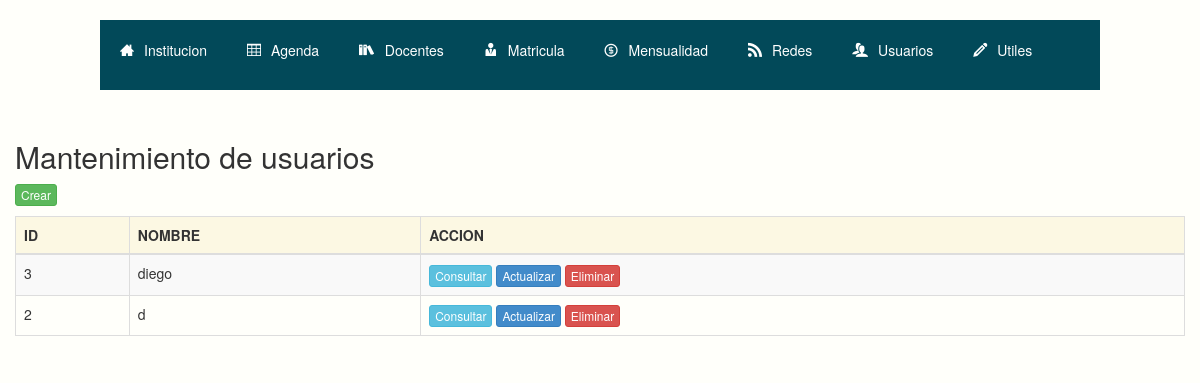
Screenshot of /Usuarios/index.php (signed in) with the database file from the repository.
### tables this page shows
CREATE TABLE IF NOT EXISTS `usuarios` (
`id_usuario` int(11) NOT NULL,
  `nombre` varchar(50) NOT NULL,
  `correo` varchar(50) NOT NULL,
  `usuario` varchar(20) NOT NULL,
  `clave` varchar(25) NOT NULL,
  `id_tipo` int(11) NOT NULL
);

### Usuarios/index.php (the view, shortened to what this page needs)
<!DOCTYPE html>
<html lang='es'>
<head>
    <link href='css/bootstrap.min.css' rel='stylesheet'>
    <link type="text/css" href='css/estilo.css' rel='stylesheet'>
    <link rel="stylesheet" href="estilo.css">
    <link rel="stylesheet" href="fonts.css">
</head>
<body> <header>
        <nav class="navbar-fixed-top">
            <ul>
                <li><a href="../institucion/index.php"><span class="icon-home3"></span>Institucion</a></li>
                <li><a href="../agenda/index.php"><span class="icon-table2"></span>Agenda</a></li>
                <li><a href="../docentes/index.php"><span class="icon-books"></span>Docentes</a></li>
                <li><a href="../matricula/index.php"><span class="icon-user-tie"></span>Matricula</a></li>
                <li><a href="../mensualidad/index.php"><span class="icon-coin-dollar"></span>Mensualidad</a></li>
                <li><a href="../redes/index.php"><span class="icon-feed2"></span>Redes</a></li>
                <li><a href="../Usuarios/index.php"><span class="icon-users"></span>Usuarios</a></li>
                <li><a href="../utiles/index.php"><span class="icon-pencil"></span>Utiles</a></li>
            </ul>
        </nav>
    </header>
<br><br><br><br><br><br>
<div class='container'>
    <div class='row'>
        <h2>Mantenimiento de usuarios</h2>
    </div>
    <div class='row'>
        <p><a class='btn btn-xs btn-success' href='create.php'>Crear</a></p>
        <table class='table table-striped table-bordered table-hover'>
            <tr class='warning'>
                <th>ID</th>
                <th>NOMBRE</th>
                <th>ACCION</th>
            </tr>
            <tbody>
            <?php
                require("db.php");
                $sql = "SELECT id_usuario, nombre FROM usuarios ORDER BY id_usuario DESC";
                $data = "";
                foreach($PDO->query($sql) as $row) {
                    $data .= "<tr>";
                    $data .= "<td>$row[id_usuario]</td>";
                    $data .= "<td>$row[nombre] </td>";
                    $data .= "<td>";
                    $data .= "<a class='btn btn-xs btn-info' href='read.php?id=$row[id_usuario]'>Consultar</a>&nbsp;";
                    $data .= "<a class='btn btn-xs btn-primary' href='update.php?id=$row[id_usuario]'>Actualizar</a>&nbsp;";
                    $data .= "<a class='btn btn-xs btn-danger' href='delete.php?id=$row[id_usuario]'>Eliminar</a>";
                    $data .= "</td>";
                    $data .= "</tr>";
                }
                print($data);
            ?>
            </tbody>
        </table>
    </div>
</div>
</body>
</html>

### Usuarios/css/estilo.css (style rules this page uses)
body { background-image: url('fondo4.jpg'); }

### Usuarios/estilo.css (style rules this page uses)
* { margin: 0; padding: 0; }
body { background: #FFFFFA; }
header { width: 100%; position: fixed; z-index: 100; }
header nav { width: 90%; max-width: 1000px; margin: 20px auto; background: #024959; }
header nav ul { overflow: hidden; list-style: none; }
header nav ul li { float: left; }
header nav ul li a { color: #fff; padding: 20px; display: block; text-decoration: none; }
header nav ul li span { margin-right: 10px; }

### rows the page displays
usuarios: id_usuario "3", nombre "diego"
usuarios: id_usuario "2", nombre "d"
